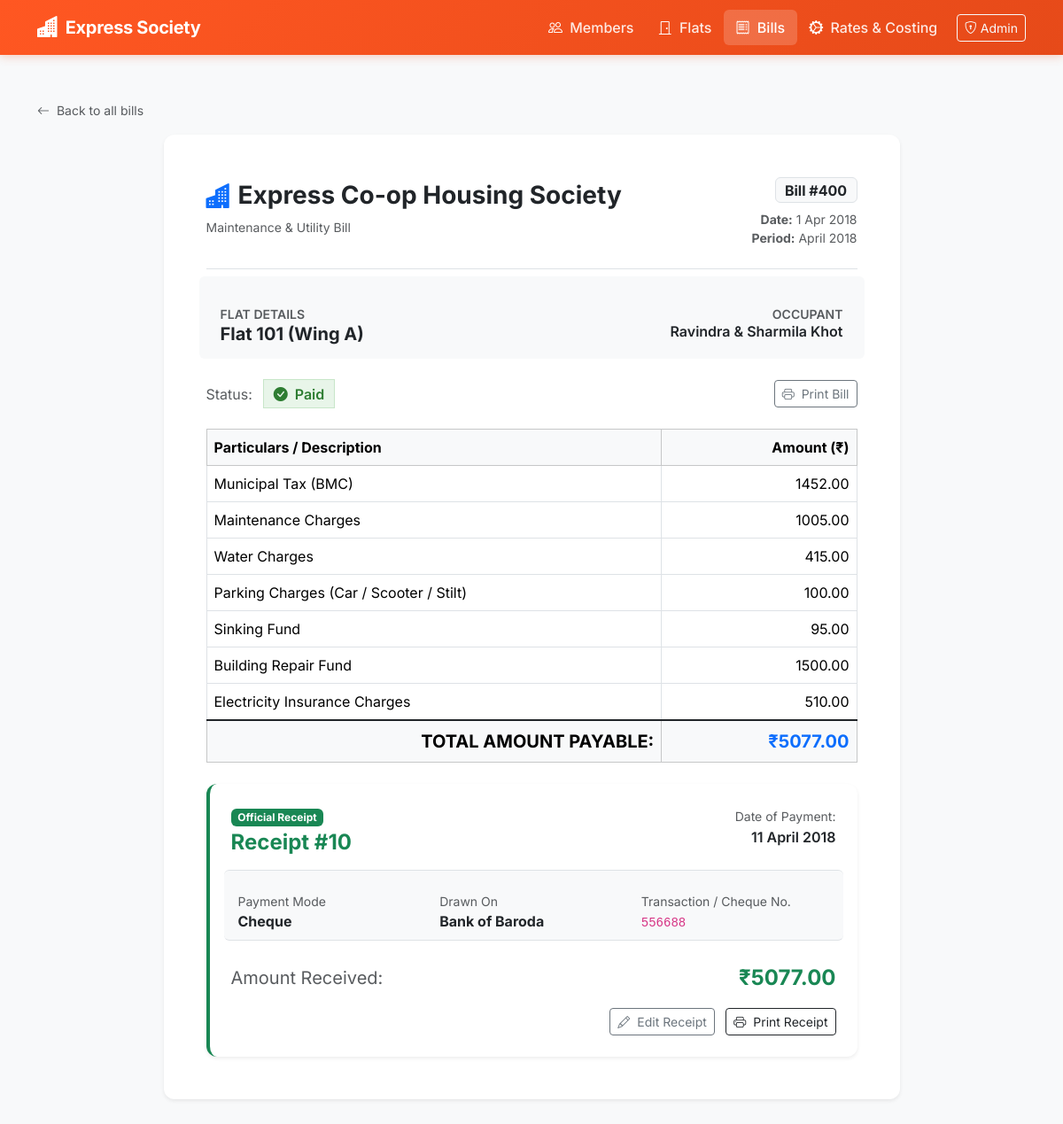
The page /billing/bill_view/400/ on the database its author committed.
### billing/models.py (models this page shows, shortened)
class FlatBill(models.Model):
    flat_name       = models.ForeignKey(Flat, on_delete=models.CASCADE)
    bill_date       = models.DateField("Bill Date", auto_now_add=True)
    municipal_tax   = models.DecimalField(max_digits=10, decimal_places=2, help_text = "Taxes Levied by BMC")
    maintenance     = models.DecimalField(max_digits=10, decimal_places=2, help_text = "Maintenance Charges")
    water_charges   = models.DecimalField(max_digits=10, decimal_places=2, help_text = "Water Costs")
    parking_charges = models.DecimalField(max_digits=10, decimal_places=2, help_text = "Car/Scooter/Stilt")
    sinking_fund    = models.DecimalField(max_digits=10, decimal_places=2, help_text = "Sinking Fund")
    building_repair = models.DecimalField(max_digits=10, decimal_places=2, help_text = "Fund for Building Repairs")
    is_paid         = models.BooleanField(default=False)
    elec_ins_chgs   = models.DecimalField("Electricity Insurance Charges", max_digits=10,
                                            decimal_places=2,
                                            help_text = "Electricity Insurance"
                                        )
    noc_charges     = models.DecimalField("N.O.C. Charges", max_digits=10, decimal_places=2,
                                         help_text = "Non Occupancy Charges",
                                         default = 0,
                                         )
    add_item_name_1 = models.CharField("Additional Items e.g. Building Maintenance",
                                        max_length=100, blank=True )
    add_item_name_2 = models.CharField("Additional Items e.g. Emergency_fund",
                                        max_length=100, blank=True )
    add_item_amt_1  = models.DecimalField(default = 0, max_digits=10, decimal_places=2, help_text = "Amount for Additional Item 1")
    add_item_amt_2  = models.DecimalField(default = 0, max_digits=10, decimal_places=2, help_text = "Amount for Additional Item 2")
    def total(self):
        return(self.municipal_tax +
                self.maintenance +
                self.water_charges +
                self.parking_charges +
                self.sinking_fund +
                self.building_repair +
                self.elec_ins_chgs +
                self.noc_charges +
                self.add_item_amt_1 +
                self.add_item_amt_2
                )

class Receipt(models.Model):
    related_bill = models.OneToOneField(FlatBill, on_delete=models.CASCADE)
    paid_on = models.DateField()
    payment_mode = models.CharField(max_length=200, help_text = "Cheque, Bank Transfer etc.")
    drawn_on = models.CharField(max_length=250, help_text="Financial institution received from.")
    transaction_no = models.CharField(max_length=250, help_text="Cheque Number or Bank Transfer Number.")
    received_amount = models.DecimalField(max_digits=25, decimal_places=2, help_text="Amount Received from Member.")

### members/models.py (models this page shows, shortened)
class Flat (models.Model):
        flat_number     = models.CharField(max_length=3,
                        verbose_name='Flat Number',
                        validators = [number_validator],
                        )
        wing            = models.CharField(max_length=1)
        slug            = models.SlugField(unique = True, blank=True)
        class Meta:
                unique_together = ("flat_number", "wing")
        def __str__(self):
                return "{} {}".format( self.flat_number, self.wing)

class Guest (models.Model):
        flat_number     = models.OneToOneField(Flat, on_delete=models.CASCADE)
        first_name      = models.CharField(max_length = 200)
        last_name       = models.CharField(max_length = 200)
        mobile          = models.CharField(max_length = 10,
                validators = [mobile_validator]
                )
        def full_name(self):
                return "{} {}".format(self.first_name, self.last_name)

### billing/views.py (the view, shortened to what this page needs)
# urls.py: path('bill_view/<int:id>/', bill_view, name = "bill_view"),
def bill_view(request, id):
    bill = get_object_or_404(FlatBill.objects.select_related('flat_name', 'flat_name__guest', 'receipt'), id=id)
    receipt = getattr(bill, 'receipt', None)
    receipt_form = ReceiptForm(
        request.POST or None,
        instance=receipt if receipt else None,
        initial={'received_amount': bill.total(), 'paid_on': date.today()} if not receipt else None
    )
    context = {
        'bill': bill,
        'receipt': receipt,
        'receipt_form': receipt_form,
    }
    return render(request, 'billing/bill_view.html', context)

### society/templates/billing/bill_view.html (shortened to what this page needs)
{% extends 'base.html' %}
{% block content %}
<div class="mb-3 no-print">
    <a href="{% url 'bill_list' %}" class="text-decoration-none text-muted small">
        <i class="bi bi-arrow-left me-1"></i> Back to all bills
    </a>
</div>
<div class="row justify-content-center">
    <div class="col-lg-9">
        <div class="card shadow-sm border-0 mb-4">
            <div class="card-body p-4 p-md-5">
                <div class="d-flex justify-content-between align-items-start border-bottom pb-4 mb-4">
                    <div>
                        <div class="d-flex align-items-center mb-1">
                            <i class="bi bi-buildings-fill text-primary fs-3 me-2"></i>
                            <h3 class="fw-bold text-dark mb-0">Express Co-op Housing Society</h3>
                        </div>
                        <p class="text-muted small mb-0">Maintenance & Utility Bill</p>
                    </div>
                    <div class="text-end">
                        <div class="badge bg-light text-dark border fs-6 mb-2">Bill #{{ bill.id }}</div>
                        <div class="text-muted small">
                            <strong>Date:</strong> {{ bill.bill_date|date:"j M Y" }}
                        </div>
                        <div class="text-muted small">
                            <strong>Period:</strong> {{ bill.bill_date|date:"F Y" }}
                        </div>
                    </div>
                </div>
                <div class="row g-3 p-3 bg-light rounded mb-4">
                    <div class="col-sm-6">
                        <span class="text-muted small text-uppercase fw-semibold d-block">Flat Details</span>
                        <h5 class="fw-bold text-dark mb-0">Flat {{ bill.flat_name.flat_number }} (Wing {{ bill.flat_name.wing }})</h5>
                    </div>
                    <div class="col-sm-6 text-sm-end">
                        <span class="text-muted small text-uppercase fw-semibold d-block">Occupant</span>
                        <h6 class="fw-semibold text-dark mb-0">
                            {% if bill.flat_name.guest %}
                                {{ bill.flat_name.guest.full_name }}
                            {% else %}
                                <span class="text-muted fst-italic">Unassigned</span>
                            {% endif %}
                        </h6>
                    </div>
                </div>
                <div class="d-flex justify-content-between align-items-center mb-4">
                    <div>
                        <span class="text-muted me-2">Status:</span>
                        {% if bill.is_paid %}
                            <span class="badge-paid fs-6">
                                <i class="bi bi-check-circle-fill me-1"></i> Paid
                            </span>
                        {% else %}
                            <span class="badge-outstanding fs-6">
                                <i class="bi bi-exclamation-circle-fill me-1"></i> Outstanding
                            </span>
                        {% endif %}
                    </div>
                    <div class="no-print">
                        <button onclick="window.print()" class="btn btn-sm btn-outline-secondary">
                            <i class="bi bi-printer me-1"></i> Print Bill
                        </button>
                    </div>
                </div>
                <div class="table-responsive mb-4">
                    <table class="table table-bordered align-middle mb-0">
                        <thead class="table-light">
                            <tr>
                                <th scope="col" style="width: 70%;">Particulars / Description</th>
                                <th scope="col" class="text-end" style="width: 30%;">Amount (₹)</th>
                            </tr>
                        </thead>
                        <tbody>
                            <tr>
                                <td>Municipal Tax (BMC)</td>
                                <td class="text-end">{{ bill.municipal_tax }}</td>
                            </tr>
                            <tr>
                                <td>Maintenance Charges</td>
                                <td class="text-end">{{ bill.maintenance }}</td>
                            </tr>
                            <tr>
                                <td>Water Charges</td>
                                <td class="text-end">{{ bill.water_charges }}</td>
                            </tr>
                            <tr>
                                <td>Parking Charges (Car / Scooter / Stilt)</td>
                                <td class="text-end">{{ bill.parking_charges }}</td>
                            </tr>
                            <tr>
                                <td>Sinking Fund</td>
                                <td class="text-end">{{ bill.sinking_fund }}</td>
                            </tr>
                            <tr>
                                <td>Building Repair Fund</td>
                                <td class="text-end">{{ bill.building_repair }}</td>
                            </tr>
                            <tr>
                                <td>Electricity Insurance Charges</td>
                                <td class="text-end">{{ bill.elec_ins_chgs }}</td>
                            </tr>
                        </tbody>
                        <tfoot class="table-group-divider">
                            <tr class="table-light fs-5">
                                <th class="text-end fw-bold">TOTAL AMOUNT PAYABLE:</th>
                                <th class="text-end fw-bold text-primary">₹{{ bill.total }}</th>
                            </tr>
                        </tfoot>
                    </table>
                </div>
                <div id="receipt-section">
                    {% if bill.receipt %}
                        {% include 'billing/partials/receipt_section.html' with receipt=bill.receipt bill=bill %}
                    {% endif %}
                </div>
            </div>
        </div>
    </div>
</div>
{% endblock content %}

### society/templates/billing/partials/receipt_section.html
<div id="receipt-section" class="card shadow-sm border-0 border-start border-success border-4 mt-4">
    <div class="card-body p-4">
        <div class="d-flex justify-content-between align-items-start mb-3">
            <div>
                <span class="badge bg-success mb-1">Official Receipt</span>
                <h4 class="fw-bold text-success mb-0">Receipt #{{ receipt.id }}</h4>
            </div>
            <div class="text-end">
                <span class="text-muted small">Date of Payment:</span>
                <div class="fw-semibold">{{ receipt.paid_on|date:"j F Y" }}</div>
            </div>
        </div>
        <div class="row g-3 py-2 border-top border-bottom my-2 bg-light rounded px-2">
            <div class="col-sm-4">
                <span class="text-muted small d-block">Payment Mode</span>
                <strong>{{ receipt.payment_mode }}</strong>
            </div>
            <div class="col-sm-4">
                <span class="text-muted small d-block">Drawn On</span>
                <strong>{{ receipt.drawn_on }}</strong>
            </div>
            <div class="col-sm-4">
                <span class="text-muted small d-block">Transaction / Cheque No.</span>
                <code>{{ receipt.transaction_no }}</code>
            </div>
        </div>
        <div class="d-flex justify-content-between align-items-center mt-3 pt-2">
            <span class="fs-5 text-muted">Amount Received:</span>
            <span class="fs-4 fw-bold text-success">₹{{ receipt.received_amount }}</span>
        </div>
        <div class="mt-3 text-end no-print">
            <a href="{% url 'create_receipt' bill.id %}"
               class="btn btn-sm btn-outline-secondary"
               hx-get="{% url 'create_receipt' bill.id %}"
               hx-target="#receipt-section"
               hx-swap="outerHTML">
                <i class="bi bi-pencil me-1"></i> Edit Receipt
            </a>
            <button onclick="window.print()" class="btn btn-sm btn-outline-dark ms-2">
                <i class="bi bi-printer me-1"></i> Print Receipt
            </button>
        </div>
    </div>
</div>

### static/css/stylesheet.css (style rules this page uses)
:root { --brand-primary: #ff5722; --brand-dark: #e64a19; --brand-light: #ffccbc; --text-primary: #212529; --card-shadow: 0 4px 12px rgba(0, 0, 0, 0.05); }
body { padding-top: 5rem; font-family: 'Inter', system-ui, -apple-system, sans-serif; color: var(--text-primary); background-color: #f8f9fa; min-height: 100vh; }
.card { border: 1px solid rgba(0, 0, 0, 0.08); border-radius: 12px; box-shadow: var(--card-shadow); background-color: #ffffff; }
.badge-paid { background-color: #e8f5e9; color: #2e7d32; border: 1px solid #c8e6c9; font-weight: 600; padding: 0.35rem 0.65rem; }

### rows shown on the page
FlatBill: id "400", bill_date "1 Apr 2018", bill_date "April 2018", flat_name.flat_number "101", flat_name.wing "A", flat_name.guest.full_name "Ravindra & Sharmila Khot", municipal_tax "1452.00", maintenance "1005.00", water_charges "415.00", parking_charges "100.00", sinking_fund "95.00", building_repair "1500.00", elec_ins_chgs "510.00", total "5077.00"
Receipt: id "10", paid_on "11 April 2018", payment_mode "Cheque", drawn_on "Bank of Baroda", transaction_no "556688", received_amount "5077.00"
